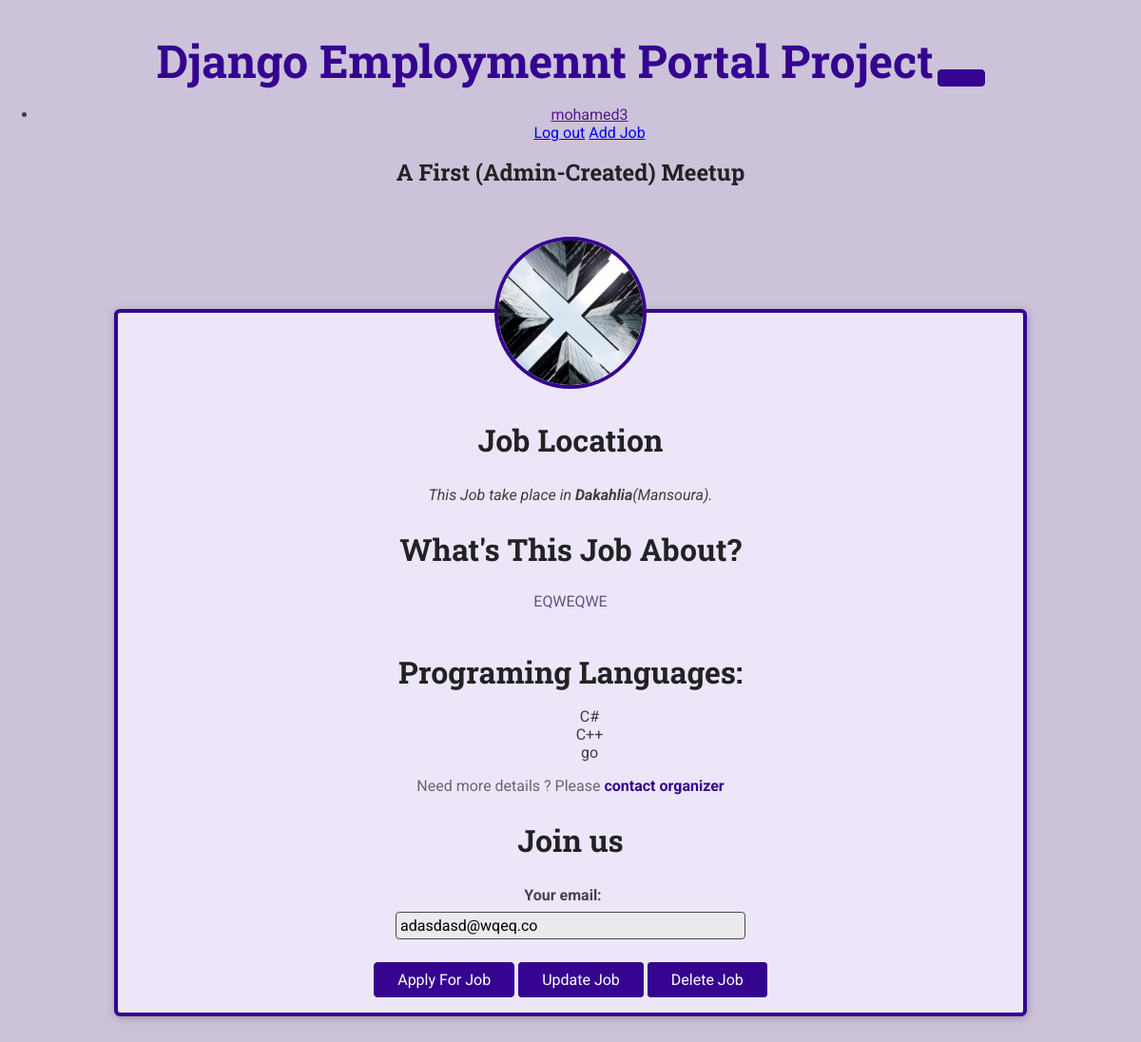
/meetups/a-third-meetup/ (signed in), run on the app's committed database.
### meetups/models.py (models this page shows, shortened)
class Meetup(models.Model):
    title = models.CharField(max_length=200)
    organizer_email = models.EmailField()
    date = models.DateField()
    slug = models.SlugField(unique=True)
    description = models.TextField()
    image = models.ImageField(upload_to='image')
    location = models.ForeignKey(Location,on_delete=models.CASCADE)
    participants = models.ManyToManyField(Participant, blank=True, null=True)
    programin_languages = models.ManyToManyField(Programing_Language,blank=True, null=True)

class Location(models.Model):
    name = models.CharField(max_length=200)
    address= models.CharField(max_length=300)

class Programing_Language(models.Model):
    language_Name = models.CharField(max_length=225)
    def __str__(self):
        return self.language_Name

### meetups/views.py (the view, shortened to what this page needs)
# urls.py: path('<slug:meetup_slug>/',views.meetup_details,name='meetup-detail'), # our-domain.com/meetups/ <dynamic-path-segment>
def meetup_details(request, meetup_slug):
    try:
        selected_meetup =Meetup.objects.get(slug=meetup_slug)
        if request.method =='GET':
            registration_form = RegistrationForm()
            print(request.user.email)
            if request.user.is_authenticated:
                registration_form.fields['email'].initial=request.user.email
        return render(request,'meetups/meetup_details.html',{
                'meetup_found':True,
                'meetup': selected_meetup,
                'form': registration_form
            })
    except Exception as exc:
        print(exc)
        return render(request,'meetups/meetup_details.html',{
            'meetup_found': False
        })

### meetups/forms.py
class RegistrationForm(forms.ModelForm):
    email = forms.EmailField(label='Your email')
    class Meta:
        model= Participant
        fields=['email']

### meetups/templates/meetups/meetup_details.html (shortened to what this page needs)
{% extends 'meetups/base/base.html'%}
{% load static%}
{% block site_css %}
<link rel="stylesheet" href="{% static 'meetups/styles/meetup_details.css' %}">
<link rel="stylesheet" href="{% static 'meetups/styles/base.css' %}">
{% endblock %}
{% block main_heading %}
{{meetup.title}}
{% endblock %}
{% block body%}
{% if meetup_found %}
        <article>
            <img id='main-image' src="{{ meetup.image.url }}" alt="{{ meetup.title }}">
            <section id="location">
                <h2>Job Location</h2>
                <address>This Job take place in <span>{{meetup.location.name}}</span>({{meetup.location.address}}).</address>
            </section>
            <section id="details">
                <h2>What's This Job About?</h2>
                <p>{{ meetup.description }}</p>
                <h2>Programing Languages:</h2>
                <ul style="list-style: none;">
                {% for pl in meetup.programin_languages.all %}
                    <li>{{ pl }}</li>
                {% endfor %}
                </ul>
                <footer>
                    <p> Need more details ? Please <a href="mailto:{{meetup.organizer_email}}">contact organizer</a> </p>
                </footer>
            </section>
            <section id="registration">
                <h2> Join us </h2>
                <form action="{% url 'meetup-detail' meetup.slug %}" method="POST">
                    <ul>
                    {{ form.as_ul }}
                    </ul>
                <div id='registration-actions'>
                    <button type="submit" >Apply For Job </button>
                    <a href="{% url 'updateJobs' meetup.id %}" class="btn">Update Job</a>
                    <a href="{% url 'deleteJobs' meetup.id %}" class="btn">Delete Job</a>
                </div>
                </form>
            </section>
        </article>
{% endif %}
        {% endblock %}

### meetups/templates/meetups/base/base.html (shortened to what this page needs)
{% load static %}
<!DOCTYPE html>
<html lang="en">
<head>
    <link rel="stylesheet" href="{% static 'meetups/styles/base.css' %}">
    {% block site_css %}{% endblock %}
</head>
<body>
    <header id="main-header">
    {% if user.is_authenticated %}
    <nav class="navbar navbar-expand-sm navbar-light ">
        <div class="container">
            <a href="/meetups/" id="main-logo">Django Employmennt Portal Project</a>
            <button class="navbar-toggler" type="button" data-toggle="collapse" aria-controls="mainMenu">
            </button>
            <div class="collapse navbar-collapse" id="mainMenu">
                <ul class="navbar-nav ml-auto">
                    <li class="nav-item dropdown">
                        <a class="nav-link dropdown-toggle" href="" id="userMenu" data-toggle="dropdown" aria-haspopup="true" aria-expanded="true" >
                            {{user.username}}
                            <div class="dropdown-menu dropdown-menu-right" aria-labelledby="userMenu">
                                <a class="dropdown-item" href="{% url 'logout' %}">Log out</a>
                                <a class="dropdown-item" href="{% url 'addJobs' %}">Add Job</a>
                        </div>
                    </li>
                </ul>
            </div>
        </div>
    </nav>
    {% endif %}
    <h1>{% block main_heading %}we got great Jobs coming up! {% endblock %}</h1>
</header>
<main>
    {% block body %} {% endblock %}
</main>
</body>
</html>

### meetups/static/meetups/styles/base.css (style rules this page uses)
* { box-sizing: border-box; }
body { font-family: 'Roboto', sans-serif; margin: 0; background-color: #ccc3db; color: #3e3e41; }
h1, h2, h3 { font-family: 'Roboto Slab', sans-serif; color: #222224; }
button, .btn { cursor: pointer; font: inherit; padding: 0.5rem 1.5rem; background-color: #350490; border: 1px solid #350490; color: white; border-radius: 4px; text-decoration: none; }
#main-header { width: 100%; text-align: center; padding: 2rem 0; }
#main-header h1 { font-size: 1.5rem; }
#main-logo { font-size: 3rem; font-family: 'Roboto Slab', sans-serif; text-decoration: none; color: #350490; font-weight: bold; }

### meetups/static/meetups/styles/meetup_details.css (style rules this page uses)
article { max-width: 60rem; margin: 5rem auto; border-radius: 6px; background-color: #ede6f8; border: 4px solid #350490; box-shadow: 1px 2px 8px rgba(0, 0, 0, 0.25); position: relative; padding: 1rem; text-align: center; }
#main-image { width: 10rem; height: 10rem; object-fit: cover; position: absolute; top: -5rem; left: calc(50% - 5rem); border-radius: 50%; border: 4px solid #350490; }
section:first-of-type { margin-top: 6rem; }
h2 { font-size: 2rem; }
address span { font-weight: bold; }
#details h2 { margin-bottom: 0.5rem; }
#details > p { color: #665386; padding: 1rem; border-radius: 4px; max-width: 80%; margin: auto; }
#details footer { color: #696472; }
#details footer a { color: #350490; text-decoration: none; font-weight: bold; }
#registration ul { list-style: none; margin: 0; padding: 0; }
#registration label { font-weight: bold; color: #46424d; margin-right: 1rem; display: block; margin-bottom: 0.5rem; }
#registration input { font: inherit; width: 40%; background-color: #ebeaee; border: 1px solid #4b4753; border-radius: 4px; padding: 0.25rem; }
#registration-actions { margin-top: 1.5rem; }

### data on the page
Meetup: title "A First (Admin-Created) Meetup", image (picture), location.name "Dakahlia", location.address "Mansoura", description "EQWEQWE"
Programing_Language: language_Name "C#"
Programing_Language: language_Name "C++"
Programing_Language: language_Name "go"

### other printed values
{{ user.username }} "mohamed3"
